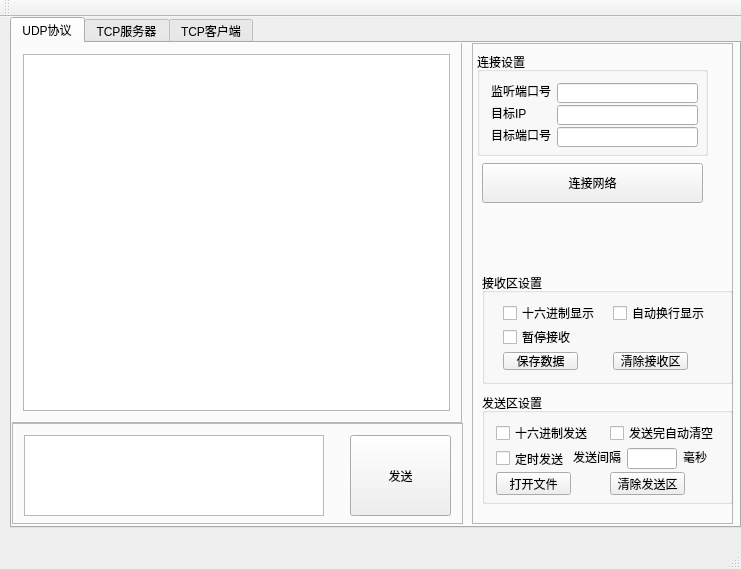
<?xml version="1.0" encoding="UTF-8"?>
<ui version="4.0">
 <class>MainWindow</class>
 <widget class="QMainWindow" name="MainWindow">
  <property name="geometry">
   <rect>
    <x>0</x>
    <y>0</y>
    <width>741</width>
    <height>569</height>
   </rect>
  </property>
  <property name="windowTitle">
   <string>MainWindow</string>
  </property>
  <widget class="QWidget" name="centralWidget">
   <widget class="QTabWidget" name="tabWidget">
    <property name="geometry">
     <rect>
      <x>10</x>
      <y>0</y>
      <width>731</width>
      <height>511</height>
     </rect>
    </property>
    <property name="currentIndex">
     <number>0</number>
    </property>
    <widget class="QWidget" name="tab">
     <attribute name="title">
      <string>UDP协议</string>
     </attribute>
     <widget class="QFrame" name="frame">
      <property name="geometry">
       <rect>
        <x>-1</x>
        <y>-1</y>
        <width>451</width>
        <height>381</height>
       </rect>
      </property>
      <property name="frameShape">
       <enum>QFrame::StyledPanel</enum>
      </property>
      <property name="frameShadow">
       <enum>QFrame::Raised</enum>
      </property>
      <layout class="QGridLayout" name="gridLayout">
       <item row="0" column="0">
        <widget class="QTextBrowser" name="browDataUdpServer"/>
       </item>
      </layout>
     </widget>
     <widget class="QFrame" name="frame_2">
      <property name="geometry">
       <rect>
        <x>0</x>
        <y>380</y>
        <width>451</width>
        <height>101</height>
       </rect>
      </property>
      <property name="frameShape">
       <enum>QFrame::StyledPanel</enum>
      </property>
      <property name="frameShadow">
       <enum>QFrame::Raised</enum>
      </property>
      <layout class="QGridLayout" name="gridLayout_4">
       <item row="0" column="0">
        <widget class="QTextEdit" name="txtSendUdpServer">
         <property name="minimumSize">
          <size>
           <width>300</width>
           <height>81</height>
          </size>
         </property>
        </widget>
       </item>
       <item row="0" column="1">
        <spacer name="horizontalSpacer">
         <property name="orientation">
          <enum>Qt::Horizontal</enum>
         </property>
         <property name="sizeHint" stdset="0">
          <size>
           <width>15</width>
           <height>20</height>
          </size>
         </property>
        </spacer>
       </item>
       <item row="0" column="2">
        <widget class="QPushButton" name="btnSendUdpServer">
         <property name="minimumSize">
          <size>
           <width>101</width>
           <height>81</height>
          </size>
         </property>
         <property name="text">
          <string>发送</string>
         </property>
        </widget>
       </item>
      </layout>
     </widget>
     <widget class="QFrame" name="frame_7">
      <property name="geometry">
       <rect>
        <x>460</x>
        <y>0</y>
        <width>261</width>
        <height>481</height>
       </rect>
      </property>
      <property name="frameShape">
       <enum>QFrame::StyledPanel</enum>
      </property>
      <property name="frameShadow">
       <enum>QFrame::Raised</enum>
      </property>
      <widget class="QGroupBox" name="groupBox">
       <property name="geometry">
        <rect>
         <x>5</x>
         <y>9</y>
         <width>231</width>
         <height>104</height>
        </rect>
       </property>
       <property name="title">
        <string>连接设置</string>
       </property>
       <layout class="QGridLayout" name="gridLayout_7">
        <item row="0" column="0">
         <widget class="QLabel" name="label">
          <property name="text">
           <string>监听端口号</string>
          </property>
         </widget>
        </item>
        <item row="0" column="1">
         <widget class="QLineEdit" name="localPortsEdit">
          <property name="minimumSize">
           <size>
            <width>141</width>
            <height>20</height>
           </size>
          </property>
         </widget>
        </item>
        <item row="1" column="0">
         <widget class="QLabel" name="label_2">
          <property name="text">
           <string>目标IP</string>
          </property>
         </widget>
        </item>
        <item row="1" column="1">
         <widget class="QLineEdit" name="targetIPEdit">
          <property name="minimumSize">
           <size>
            <width>141</width>
            <height>20</height>
           </size>
          </property>
         </widget>
        </item>
        <item row="2" column="0">
         <widget class="QLabel" name="label_3">
          <property name="text">
           <string>目标端口号</string>
          </property>
         </widget>
        </item>
        <item row="2" column="1">
         <widget class="QLineEdit" name="targetPortsEdit">
          <property name="minimumSize">
           <size>
            <width>141</width>
            <height>20</height>
           </size>
          </property>
         </widget>
        </item>
       </layout>
      </widget>
      <widget class="QPushButton" name="connectPushBtn">
       <property name="geometry">
        <rect>
         <x>10</x>
         <y>120</y>
         <width>221</width>
         <height>40</height>
        </rect>
       </property>
       <property name="minimumSize">
        <size>
         <width>221</width>
         <height>40</height>
        </size>
       </property>
       <property name="text">
        <string>连接网络</string>
       </property>
      </widget>
      <widget class="QGroupBox" name="receiveGroupBox">
       <property name="geometry">
        <rect>
         <x>10</x>
         <y>230</y>
         <width>251</width>
         <height>111</height>
        </rect>
       </property>
       <property name="title">
        <string>接收区设置</string>
       </property>
       <layout class="QGridLayout" name="gridLayout_8">
        <item row="0" column="0">
         <widget class="QCheckBox" name="ckHexReceiveUdpServer">
          <property name="text">
           <string>十六进制显示</string>
          </property>
         </widget>
        </item>
        <item row="0" column="1">
         <widget class="QCheckBox" name="ckAutoNewLineUdpServer">
          <property name="text">
           <string>自动换行显示</string>
          </property>
         </widget>
        </item>
        <item row="1" column="0">
         <widget class="QCheckBox" name="ckStopAcceptUdpServer">
          <property name="text">
           <string>暂停接收</string>
          </property>
         </widget>
        </item>
        <item row="2" column="0">
         <widget class="QPushButton" name="btnSaveFileUdpServer">
          <property name="minimumSize">
           <size>
            <width>0</width>
            <height>0</height>
           </size>
          </property>
          <property name="maximumSize">
           <size>
            <width>75</width>
            <height>23</height>
           </size>
          </property>
          <property name="text">
           <string>保存数据</string>
          </property>
         </widget>
        </item>
        <item row="2" column="1">
         <widget class="QPushButton" name="clearReceivePushBtn">
          <property name="maximumSize">
           <size>
            <width>75</width>
            <height>23</height>
           </size>
          </property>
          <property name="text">
           <string>清除接收区</string>
          </property>
         </widget>
        </item>
       </layout>
      </widget>
      <widget class="QGroupBox" name="sendGroupBox">
       <property name="geometry">
        <rect>
         <x>10</x>
         <y>350</y>
         <width>251</width>
         <height>111</height>
        </rect>
       </property>
       <property name="title">
        <string>发送区设置</string>
       </property>
       <layout class="QGridLayout" name="gridLayout_9">
        <item row="0" column="0" colspan="2">
         <widget class="QCheckBox" name="ckHexSendUdpServer">
          <property name="text">
           <string>十六进制发送</string>
          </property>
         </widget>
        </item>
        <item row="0" column="2">
         <widget class="QCheckBox" name="ckAutoClearUdpServer">
          <property name="text">
           <string>发送完自动清空</string>
          </property>
         </widget>
        </item>
        <item row="1" column="0">
         <widget class="QCheckBox" name="ckAutoSendUdpServer">
          <property name="minimumSize">
           <size>
            <width>71</width>
            <height>21</height>
           </size>
          </property>
          <property name="maximumSize">
           <size>
            <width>71</width>
            <height>21</height>
           </size>
          </property>
          <property name="text">
           <string>定时发送</string>
          </property>
         </widget>
        </item>
        <item row="1" column="1" colspan="2">
         <layout class="QHBoxLayout" name="horizontalLayout">
          <item>
           <widget class="QLabel" name="label_4">
            <property name="text">
             <string>发送间隔</string>
            </property>
           </widget>
          </item>
          <item>
           <widget class="QLineEdit" name="txtIntervalUdpServer">
            <property name="minimumSize">
             <size>
              <width>50</width>
              <height>21</height>
             </size>
            </property>
            <property name="maximumSize">
             <size>
              <width>50</width>
              <height>21</height>
             </size>
            </property>
           </widget>
          </item>
          <item>
           <widget class="QLabel" name="label_5">
            <property name="text">
             <string>毫秒</string>
            </property>
           </widget>
          </item>
         </layout>
        </item>
        <item row="2" column="0" colspan="2">
         <widget class="QPushButton" name="btnOpenFileUdpServer">
          <property name="minimumSize">
           <size>
            <width>75</width>
            <height>23</height>
           </size>
          </property>
          <property name="maximumSize">
           <size>
            <width>75</width>
            <height>23</height>
           </size>
          </property>
          <property name="text">
           <string>打开文件</string>
          </property>
         </widget>
        </item>
        <item row="2" column="2">
         <widget class="QPushButton" name="clearSendPushBtn">
          <property name="minimumSize">
           <size>
            <width>75</width>
            <height>23</height>
           </size>
          </property>
          <property name="maximumSize">
           <size>
            <width>75</width>
            <height>23</height>
           </size>
          </property>
          <property name="text">
           <string>清除发送区</string>
          </property>
         </widget>
        </item>
       </layout>
      </widget>
     </widget>
    </widget>
    <widget class="QWidget" name="tab_2">
     <attribute name="title">
      <string>TCP服务器</string>
     </attribute>
     <widget class="QFrame" name="frame_3">
      <property name="geometry">
       <rect>
        <x>0</x>
        <y>0</y>
        <width>451</width>
        <height>381</height>
       </rect>
      </property>
      <property name="frameShape">
       <enum>QFrame::StyledPanel</enum>
      </property>
      <property name="frameShadow">
       <enum>QFrame::Raised</enum>
      </property>
      <layout class="QGridLayout" name="gridLayout_2">
       <item row="0" column="0">
        <widget class="QTextBrowser" name="browDataTcpServer"/>
       </item>
      </layout>
     </widget>
     <widget class="QFrame" name="frame_5">
      <property name="geometry">
       <rect>
        <x>0</x>
        <y>380</y>
        <width>451</width>
        <height>101</height>
       </rect>
      </property>
      <property name="frameShape">
       <enum>QFrame::StyledPanel</enum>
      </property>
      <property name="frameShadow">
       <enum>QFrame::Raised</enum>
      </property>
      <layout class="QGridLayout" name="gridLayout_5">
       <item row="0" column="0">
        <widget class="QTextEdit" name="txtSendTcpServer">
         <property name="minimumSize">
          <size>
           <width>300</width>
           <height>81</height>
          </size>
         </property>
        </widget>
       </item>
       <item row="0" column="1">
        <spacer name="horizontalSpacer_2">
         <property name="orientation">
          <enum>Qt::Horizontal</enum>
         </property>
         <property name="sizeHint" stdset="0">
          <size>
           <width>15</width>
           <height>20</height>
          </size>
         </property>
        </spacer>
       </item>
       <item row="0" column="2">
        <widget class="QPushButton" name="btnSendTcpServer">
         <property name="minimumSize">
          <size>
           <width>101</width>
           <height>81</height>
          </size>
         </property>
         <property name="text">
          <string>发送</string>
         </property>
        </widget>
       </item>
      </layout>
     </widget>
     <widget class="QFrame" name="frame_8">
      <property name="geometry">
       <rect>
        <x>460</x>
        <y>0</y>
        <width>261</width>
        <height>481</height>
       </rect>
      </property>
      <property name="frameShape">
       <enum>QFrame::StyledPanel</enum>
      </property>
      <property name="frameShadow">
       <enum>QFrame::Raised</enum>
      </property>
      <widget class="QGroupBox" name="groupBox_2">
       <property name="geometry">
        <rect>
         <x>0</x>
         <y>0</y>
         <width>261</width>
         <height>261</height>
        </rect>
       </property>
       <property name="title">
        <string>监听设置</string>
       </property>
       <layout class="QGridLayout" name="gridLayout_10">
        <item row="0" column="0" colspan="2">
         <widget class="QLabel" name="labTcpClientCount">
          <property name="text">
           <string>已连接客户端共0个</string>
          </property>
         </widget>
        </item>
        <item row="2" column="0" colspan="2">
         <widget class="QCheckBox" name="ckAllTcpServer">
          <property name="text">
           <string>对全部客户端发送</string>
          </property>
         </widget>
        </item>
        <item row="3" column="0">
         <widget class="QLabel" name="label_6">
          <property name="text">
           <string>监听端口</string>
          </property>
         </widget>
        </item>
        <item row="3" column="1">
         <widget class="QLineEdit" name="txtTcpListenPort"/>
        </item>
        <item row="4" column="0" colspan="2">
         <widget class="QPushButton" name="btnTcpListen">
          <property name="minimumSize">
           <size>
            <width>0</width>
            <height>40</height>
           </size>
          </property>
          <property name="text">
           <string>监听</string>
          </property>
         </widget>
        </item>
        <item row="1" column="0" colspan="2">
         <widget class="QListWidget" name="listTcpClient"/>
        </item>
       </layout>
      </widget>
      <widget class="QGroupBox" name="receiveGroupBox_2">
       <property name="geometry">
        <rect>
         <x>0</x>
         <y>260</y>
         <width>251</width>
         <height>111</height>
        </rect>
       </property>
       <property name="title">
        <string>接收区设置</string>
       </property>
       <layout class="QGridLayout" name="gridLayout_11">
        <item row="2" column="1">
         <widget class="QPushButton" name="btnClearReciveTcpServer">
          <property name="maximumSize">
           <size>
            <width>75</width>
            <height>23</height>
           </size>
          </property>
          <property name="text">
           <string>清除接收区</string>
          </property>
         </widget>
        </item>
        <item row="2" column="0">
         <widget class="QPushButton" name="btnSaveFileTcpServer">
          <property name="minimumSize">
           <size>
            <width>0</width>
            <height>0</height>
           </size>
          </property>
          <property name="maximumSize">
           <size>
            <width>75</width>
            <height>23</height>
           </size>
          </property>
          <property name="text">
           <string>保存数据</string>
          </property>
         </widget>
        </item>
        <item row="1" column="0">
         <widget class="QCheckBox" name="ckStopAcceptTcpServer">
          <property name="text">
           <string>暂停接收</string>
          </property>
         </widget>
        </item>
        <item row="0" column="1">
         <widget class="QCheckBox" name="ckAutoNewLineTcpServer">
          <property name="text">
           <string>自动换行显示</string>
          </property>
         </widget>
        </item>
        <item row="0" column="0">
         <widget class="QCheckBox" name="ckHexReceiveTcpServer">
          <property name="text">
           <string>十六进制显示</string>
          </property>
         </widget>
        </item>
       </layout>
      </widget>
      <widget class="QGroupBox" name="sendGroupBox_2">
       <property name="geometry">
        <rect>
         <x>0</x>
         <y>370</y>
         <width>251</width>
         <height>111</height>
        </rect>
       </property>
       <property name="title">
        <string>发送区设置</string>
       </property>
       <layout class="QGridLayout" name="gridLayout_13">
        <item row="0" column="0" colspan="2">
         <widget class="QCheckBox" name="ckHexSendTcpServer">
          <property name="text">
           <string>十六进制发送</string>
          </property>
         </widget>
        </item>
        <item row="0" column="2">
         <widget class="QCheckBox" name="ckAutoClearTcpServer">
          <property name="text">
           <string>发送完自动清空</string>
          </property>
         </widget>
        </item>
        <item row="1" column="0">
         <widget class="QCheckBox" name="ckAutoSendTcpServer">
          <property name="minimumSize">
           <size>
            <width>71</width>
            <height>21</height>
           </size>
          </property>
          <property name="maximumSize">
           <size>
            <width>71</width>
            <height>21</height>
           </size>
          </property>
          <property name="text">
           <string>定时发送</string>
          </property>
         </widget>
        </item>
        <item row="1" column="1" colspan="2">
         <layout class="QHBoxLayout" name="horizontalLayout_3">
          <item>
           <widget class="QLabel" name="label_9">
            <property name="text">
             <string>发送间隔</string>
            </property>
           </widget>
          </item>
          <item>
           <widget class="QLineEdit" name="txtIntervalTcpServer">
            <property name="minimumSize">
             <size>
              <width>50</width>
              <height>21</height>
             </size>
            </property>
            <property name="maximumSize">
             <size>
              <width>50</width>
              <height>21</height>
             </size>
            </property>
           </widget>
          </item>
          <item>
           <widget class="QLabel" name="label_10">
            <property name="text">
             <string>毫秒</string>
            </property>
           </widget>
          </item>
         </layout>
        </item>
        <item row="2" column="0" colspan="2">
         <widget class="QPushButton" name="btnOpenFileTcpServer">
          <property name="minimumSize">
           <size>
            <width>75</width>
            <height>23</height>
           </size>
          </property>
          <property name="maximumSize">
           <size>
            <width>75</width>
            <height>23</height>
           </size>
          </property>
          <property name="text">
           <string>打开文件</string>
          </property>
         </widget>
        </item>
        <item row="2" column="2">
         <widget class="QPushButton" name="btnClearSendTcpServer">
          <property name="minimumSize">
           <size>
            <width>75</width>
            <height>23</height>
           </size>
          </property>
          <property name="maximumSize">
           <size>
            <width>75</width>
            <height>23</height>
           </size>
          </property>
          <property name="text">
           <string>清除发送区</string>
          </property>
         </widget>
        </item>
       </layout>
      </widget>
     </widget>
    </widget>
    <widget class="QWidget" name="tab_3">
     <attribute name="title">
      <string>TCP客户端</string>
     </attribute>
     <widget class="QFrame" name="frame_4">
      <property name="geometry">
       <rect>
        <x>0</x>
        <y>0</y>
        <width>451</width>
        <height>381</height>
       </rect>
      </property>
      <property name="frameShape">
       <enum>QFrame::StyledPanel</enum>
      </property>
      <property name="frameShadow">
       <enum>QFrame::Raised</enum>
      </property>
      <layout class="QGridLayout" name="gridLayout_3">
       <item row="0" column="0">
        <widget class="QTextBrowser" name="browDataTcpClient"/>
       </item>
      </layout>
     </widget>
     <widget class="QFrame" name="frame_6">
      <property name="geometry">
       <rect>
        <x>0</x>
        <y>380</y>
        <width>451</width>
        <height>101</height>
       </rect>
      </property>
      <property name="frameShape">
       <enum>QFrame::StyledPanel</enum>
      </property>
      <property name="frameShadow">
       <enum>QFrame::Raised</enum>
      </property>
      <layout class="QGridLayout" name="gridLayout_6">
       <item row="0" column="0">
        <widget class="QTextEdit" name="txtSendTcpClient">
         <property name="minimumSize">
          <size>
           <width>300</width>
           <height>81</height>
          </size>
         </property>
        </widget>
       </item>
       <item row="0" column="1">
        <spacer name="horizontalSpacer_3">
         <property name="orientation">
          <enum>Qt::Horizontal</enum>
         </property>
         <property name="sizeHint" stdset="0">
          <size>
           <width>15</width>
           <height>20</height>
          </size>
         </property>
        </spacer>
       </item>
       <item row="0" column="2">
        <widget class="QPushButton" name="btnSendTcpClient">
         <property name="minimumSize">
          <size>
           <width>101</width>
           <height>81</height>
          </size>
         </property>
         <property name="text">
          <string>发送</string>
         </property>
        </widget>
       </item>
      </layout>
     </widget>
     <widget class="QFrame" name="frame_9">
      <property name="geometry">
       <rect>
        <x>459</x>
        <y>-1</y>
        <width>261</width>
        <height>481</height>
       </rect>
      </property>
      <property name="frameShape">
       <enum>QFrame::StyledPanel</enum>
      </property>
      <property name="frameShadow">
       <enum>QFrame::Raised</enum>
      </property>
      <widget class="QGroupBox" name="groupBox_3">
       <property name="geometry">
        <rect>
         <x>10</x>
         <y>10</y>
         <width>231</width>
         <height>104</height>
        </rect>
       </property>
       <property name="title">
        <string>监听设置</string>
       </property>
       <layout class="QGridLayout" name="gridLayout_14">
        <item row="0" column="0">
         <widget class="QLabel" name="label_12">
          <property name="text">
           <string>服务器IP地址</string>
          </property>
         </widget>
        </item>
        <item row="1" column="1">
         <widget class="QLineEdit" name="txtTcpServerPort">
          <property name="minimumSize">
           <size>
            <width>141</width>
            <height>20</height>
           </size>
          </property>
         </widget>
        </item>
        <item row="1" column="0">
         <widget class="QLabel" name="label_13">
          <property name="text">
           <string>服务器端口</string>
          </property>
         </widget>
        </item>
        <item row="0" column="1">
         <widget class="QLineEdit" name="txtTcpServerIP">
          <property name="minimumSize">
           <size>
            <width>141</width>
            <height>20</height>
           </size>
          </property>
         </widget>
        </item>
       </layout>
      </widget>
      <widget class="QPushButton" name="btnTcpConnect">
       <property name="geometry">
        <rect>
         <x>20</x>
         <y>140</y>
         <width>211</width>
         <height>40</height>
        </rect>
       </property>
       <property name="minimumSize">
        <size>
         <width>0</width>
         <height>40</height>
        </size>
       </property>
       <property name="text">
        <string>连接</string>
       </property>
      </widget>
      <widget class="QGroupBox" name="receiveGroupBox_3">
       <property name="geometry">
        <rect>
         <x>0</x>
         <y>250</y>
         <width>251</width>
         <height>111</height>
        </rect>
       </property>
       <property name="title">
        <string>接收区设置</string>
       </property>
       <layout class="QGridLayout" name="gridLayout_15">
        <item row="2" column="1">
         <widget class="QPushButton" name="btnClearReciveTcpClient">
          <property name="maximumSize">
           <size>
            <width>75</width>
            <height>23</height>
           </size>
          </property>
          <property name="text">
           <string>清除接收区</string>
          </property>
         </widget>
        </item>
        <item row="2" column="0">
         <widget class="QPushButton" name="btnSaveFileTcpClient">
          <property name="minimumSize">
           <size>
            <width>0</width>
            <height>0</height>
           </size>
          </property>
          <property name="maximumSize">
           <size>
            <width>75</width>
            <height>23</height>
           </size>
          </property>
          <property name="text">
           <string>保存数据</string>
          </property>
         </widget>
        </item>
        <item row="1" column="0">
         <widget class="QCheckBox" name="ckStopAcceptTcpClient">
          <property name="text">
           <string>暂停接收</string>
          </property>
         </widget>
        </item>
        <item row="0" column="1">
         <widget class="QCheckBox" name="ckAutoNewLineTcpClient">
          <property name="text">
           <string>自动换行显示</string>
          </property>
         </widget>
        </item>
        <item row="0" column="0">
         <widget class="QCheckBox" name="ckHexReceiveTcpClient">
          <property name="text">
           <string>十六进制显示</string>
          </property>
         </widget>
        </item>
       </layout>
      </widget>
      <widget class="QGroupBox" name="sendGroupBox_3">
       <property name="geometry">
        <rect>
         <x>0</x>
         <y>360</y>
         <width>251</width>
         <height>111</height>
        </rect>
       </property>
       <property name="title">
        <string>发送区设置</string>
       </property>
       <layout class="QGridLayout" name="gridLayout_16">
        <item row="0" column="0" colspan="2">
         <widget class="QCheckBox" name="ckHexSendTcpClient">
          <property name="text">
           <string>十六进制发送</string>
          </property>
         </widget>
        </item>
        <item row="0" column="2">
         <widget class="QCheckBox" name="ckAutoClearTcpClient">
          <property name="text">
           <string>发送完自动清空</string>
          </property>
         </widget>
        </item>
        <item row="1" column="0">
         <widget class="QCheckBox" name="ckAutoSendTcpClient">
          <property name="minimumSize">
           <size>
            <width>71</width>
            <height>21</height>
           </size>
          </property>
          <property name="maximumSize">
           <size>
            <width>71</width>
            <height>21</height>
           </size>
          </property>
          <property name="text">
           <string>定时发送</string>
          </property>
         </widget>
        </item>
        <item row="1" column="1" colspan="2">
         <layout class="QHBoxLayout" name="horizontalLayout_4">
          <item>
           <widget class="QLabel" name="label_11">
            <property name="text">
             <string>发送间隔</string>
            </property>
           </widget>
          </item>
          <item>
           <widget class="QLineEdit" name="txtIntervalTcpClient">
            <property name="minimumSize">
             <size>
              <width>50</width>
              <height>21</height>
             </size>
            </property>
            <property name="maximumSize">
             <size>
              <width>50</width>
              <height>21</height>
             </size>
            </property>
           </widget>
          </item>
          <item>
           <widget class="QLabel" name="label_14">
            <property name="text">
             <string>毫秒</string>
            </property>
           </widget>
          </item>
         </layout>
        </item>
        <item row="2" column="0" colspan="2">
         <widget class="QPushButton" name="btnOpenFileTcpClient">
          <property name="minimumSize">
           <size>
            <width>75</width>
            <height>23</height>
           </size>
          </property>
          <property name="maximumSize">
           <size>
            <width>75</width>
            <height>23</height>
           </size>
          </property>
          <property name="text">
           <string>打开文件</string>
          </property>
         </widget>
        </item>
        <item row="2" column="2">
         <widget class="QPushButton" name="btnClearSendTcpClient">
          <property name="minimumSize">
           <size>
            <width>75</width>
            <height>23</height>
           </size>
          </property>
          <property name="maximumSize">
           <size>
            <width>75</width>
            <height>23</height>
           </size>
          </property>
          <property name="text">
           <string>清除发送区</string>
          </property>
         </widget>
        </item>
       </layout>
      </widget>
     </widget>
    </widget>
   </widget>
  </widget>
  <widget class="QMenuBar" name="menuBar">
   <property name="geometry">
    <rect>
     <x>0</x>
     <y>0</y>
     <width>741</width>
     <height>23</height>
    </rect>
   </property>
  </widget>
  <widget class="QToolBar" name="mainToolBar">
   <attribute name="toolBarArea">
    <enum>TopToolBarArea</enum>
   </attribute>
   <attribute name="toolBarBreak">
    <bool>false</bool>
   </attribute>
  </widget>
  <widget class="QStatusBar" name="statusBar"/>
 </widget>
 <layoutdefault spacing="6" margin="11"/>
 <resources/>
 <connections/>
</ui>
